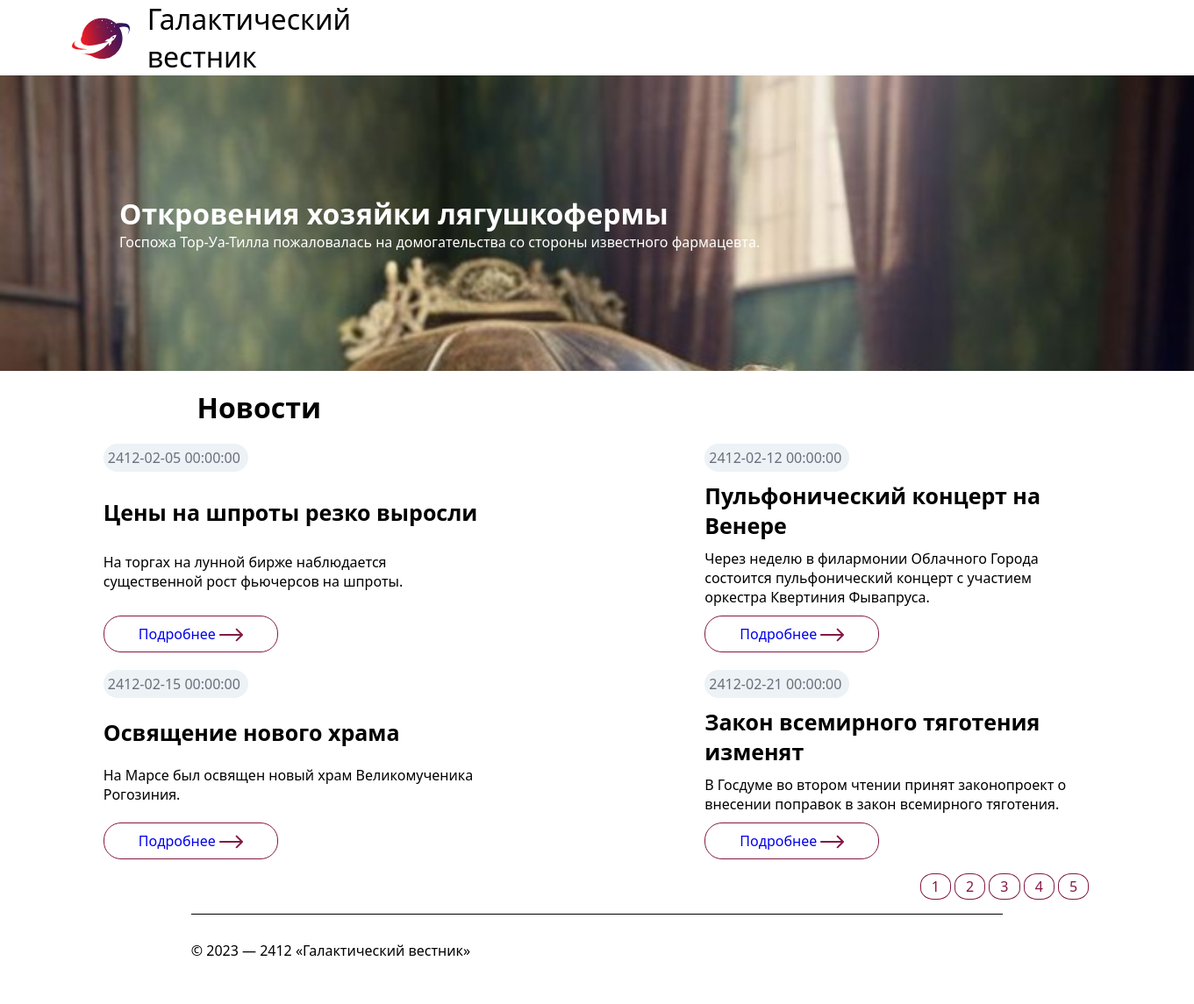
/?page=3, run on the app's committed database.
### tables this page shows
CREATE TABLE `news` (
  `id` int(11) unsigned NOT NULL AUTO_INCREMENT,
  `date` datetime NULL DEFAULT NULL,
  `title` varchar(250) NOT NULL DEFAULT '',
  `announce` text NULL DEFAULT NULL,
  `content` text NULL DEFAULT NULL,
  `image` varchar(250) NOT NULL DEFAULT '',
  PRIMARY KEY (`id`),
  KEY `id` (`id`),

  KEY `idx_news_date` (`date`));

### core/views/news.php (the view, shortened to what this page needs)
<?php
include 'core/db.php';
$page = isset($_GET['page']) ? (int)$_GET['page'] : 1;
$perPage = 4;
$stmt = $pdo->query('SELECT COUNT(*) FROM news');
$totalNews = $stmt->fetchColumn();
$start = ($page > 1) ? ($page * $perPage) - $perPage : 0;
$query = "SELECT * FROM news ORDER BY id DESC LIMIT {$start}, {$perPage}";
$news = $pdo->query($query)->fetchAll(PDO::FETCH_ASSOC);
foreach ($news as $data) {
    ?>
        <div class="news">
        <p><?=$data['date']?></p>
        <h1><?=$data['title']?></h1>
        <?=$data['announce']?>
        <a href='core/views/news_podr.php?id=<?=$data['id']?>'>Подробнее
        </a>
    </div>
<?}
$totalPages = ceil($totalNews / $perPage);
echo "<nav>";
for ($i = 1; $i <= $totalPages; $i++) {
    echo "<a href='?page=" . $i . "'>" . $i . "</a> ";
}
echo "</nav>";
?>

### core/views/lastnews.php
<?
include 'core/db.php';
$query = "SELECT * FROM news ORDER BY id DESC LIMIT 1";
$stmt = $pdo->query($query);
$lastnews = $stmt->fetchAll();
foreach ($lastnews as $data) {
?>
    <div class="news_title" style="background: url(images/<?=$data['image']?>); background-size: cover;">
        <h1><?=$data['title']?></h1>
        <?=$data['announce']?>
    </div>
<? }

### style.css (style rules this page uses)
* { font-family: system-ui, -apple-system, BlinkMacSystemFont, 'Segoe UI', Roboto, Oxygen, Ubuntu, Cantarell, 'Open Sans', 'Helvetica Neue', sans-serif; margin: 0; }
body { text-decoration: none; margin: 0; padding: 0; }
.news_title { color: white; padding:10vw; }
.news { width: 440px; gap: 10px; display: flex; flex-direction: column; align-content: flex-start; justify-content: space-between; align-items: baseline; }
.news p:nth-child(1) { border-radius: 20px; background: #ECF2F5; width: 155px; padding: 5px; color: #6C6E7B; }
.news a { border-radius: 20px; padding: 9px 39px; border: 1px solid #841844; text-decoration: none; }
.news h1 { font-size: 25px; }
.news a svg { fill: #841844; margin-bottom: -3px; }
nav { width: 83%; text-align: right; }
nav a { color: #841844; text-decoration: none; border-radius: 43%; padding: 3px 12px; border: 1px solid #841844; }

### data on the page
news: image (picture), title "Откровения хозяйки лягушкофермы", announce "Госпожа Тор-Уа-Тилла пожаловалась на домогательства со стороны известного фармацевта."
news: date "2412-02-05 00:00:00", title "Цены на шпроты резко выросли", announce "На торгах на лунной бирже наблюдается существенной рост фьючерсов на шпроты."
news: date "2412-02-12 00:00:00", title "Пульфонический концерт на Венере", announce "Через неделю в филармонии Облачного Города состоится пульфонический концерт с участием оркестра Квертиния Фывапруса."
news: date "2412-02-15 00:00:00", title "Освящение нового храма", announce "На Марсе был освящен новый храм Великомученика Рогозиния."
news: date "2412-02-21 00:00:00", title "Закон всемирного тяготения изменят", announce "В Госдуме во втором чтении принят законопроект о внесении поправок в закон всемирного тяготения."
